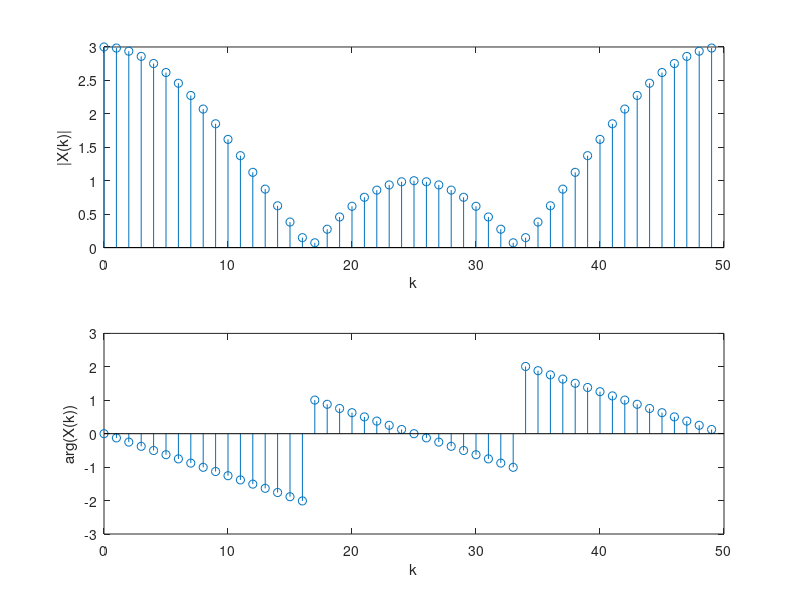

Write MATLAB code to recreate this figure.
x=[1,1,1];
N=50;
X=fft(x,N);
m=abs(X);
a=angle(X);
k=0:N-1;
subplot(2,1,1),stem(k,m);
xlabel('k');ylabel('|X(k)|');
subplot(2,1,2);stem(k,a);xlabel('k');ylabel('arg(X(k))');
